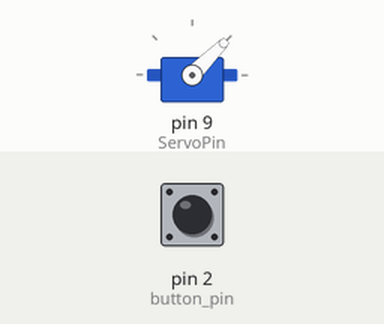
Recording of a sketch running on a simulated Arduino Uno, built with avr-gcc and run on an emulated ATmega328P. Parts: servo. The inputs (shaded band) are chosen by the test bench; at power-on: pin 2 (button_pin) HIGH. What the sketch prints to the serial monitor is not drawn.

Above: at 1.2 s.
1.3 s: pin 2 (button_pin) pulled LOW for 0.15 s
At 1.37 s:
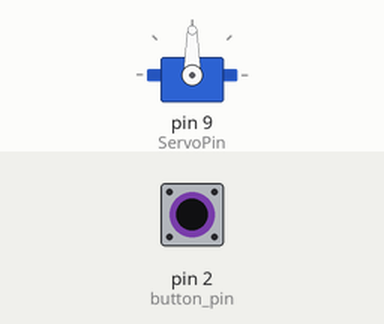
2.9 s: pin 2 (button_pin) pulled LOW for 3.2 s
At 6.6 s:
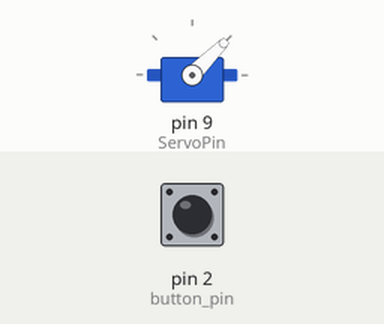
Timing chart, 0 to 8.1 s (numbered marks = the images above; inputs shaded):
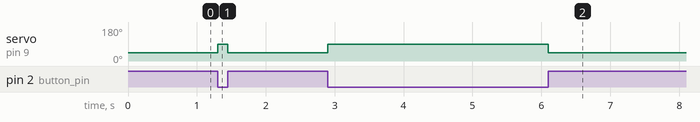

The sketch:

Servo_Tap_code.ino
```cpp
///////////////////////////////////////////////////////////////////////
//  This code is to make the servo move from 45 to 90 degrees and     //
//  90 to 45 degrees with a press of a button. Also this code, once   //
//  the button is pressed will not move until pressed again.         //
//////////////////////////////////////////////////////////////////////

#include<Servo.h>

// defining the constant pins for the microcontroller
#define ServoPin 9
#define button_pin 2

// This will be the the variable of the code
int button_pressed = LOW; // This is when the button is pressed is down
int Servo_angle = 0; // Setting the angle of the servo
Servo servo; // Making the Servo library into the variable servo


void setup() {
  // Setting up the code
  Serial.begin(115200);
  servo.attach(ServoPin); //This will attach the servo to the designded pin
  servo.write(45);
  pinMode(button_pin,INPUT_PULLUP); // This will help make the pin work using an internal resistance
  Serial.println("Servo on");

}

void loop() {
  // Making the loop for the servo movement form 45 to 90 degrees

  if (digitalRead(button_pin) == button_pressed ){
        Servo_angle =90;
  }
  else {
       Servo_angle =45;

    }
      servo.write(Servo_angle);
  }
```

Measured:
- after the input at 1.3 s, servo on pin 9 (ServoPin): 45° → 90° at once, → 45° 0.15 s later
- after the input at 2.9 s, servo on pin 9 (ServoPin): 45° → 90° at once, → 45° 3.2 s later
